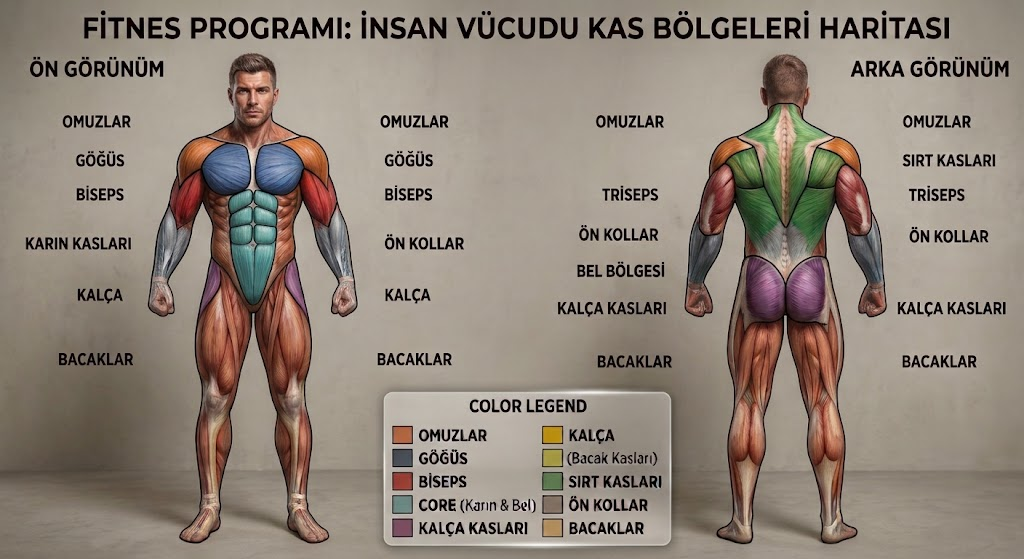
#> input picture tasarim/v26/kaynak/kaslar.jpg, 1024 x 559 px
$ python govde.py
#> lines starting #> are read from the running program, lines starting #| are printed output that depends on the picture; after the words box and inside, x2 and y2 are one past the last pixel; in counts of white or black regions, pixels touching at a corner belong together
# Gri zeminden vücut maskesi: doygunluk tohumu + grabCut, en büyük bağlı bölge
import cv2, numpy as np
src = cv2.imread('kaslar.jpg')
#> src is the input picture: shape (559, 1024, 3); mean B, G, R 121.1, 132.4, 144.2
hsv = cv2.cvtColor(src, cv2.COLOR_BGR2HSV_FULL)
#> hsv: shape (559, 1024, 3); mean H, S, V 28.4, 54.5, 145.2
VIEW = {'front': (130, 48, 375, 552), 'back': (668, 48, 905, 552)}
out = {}
for v, (x0, y0, x1, y1) in VIEW.items():
    c = src[y0:y1, x0:x1]; s = hsv[y0:y1, x0:x1, 1]
    m = np.full(c.shape[:2], cv2.GC_PR_BGD, np.uint8)
    m[s > 90] = cv2.GC_PR_FGD
    m[cv2.erode((s > 110).astype(np.uint8), np.ones((5, 5), np.uint8)) > 0] = cv2.GC_FGD
    m[:, :3] = m[:, -3:] = cv2.GC_BGD; m[:3, :] = cv2.GC_BGD
    bg, fg = np.zeros((1, 65)), np.zeros((1, 65))
    cv2.grabCut(c, m, None, bg, fg, 6, cv2.GC_INIT_WITH_MASK)
    b = ((m == cv2.GC_FGD) | (m == cv2.GC_PR_FGD)).astype(np.uint8)
    n, lab, st, _ = cv2.connectedComponentsWithStats(b, 8)
    b = (lab == 1 + int(np.argmax(st[1:, cv2.CC_STAT_AREA]))).astype(np.uint8)
    # içteki delikleri doldur
    cs, _ = cv2.findContours(b, cv2.RETR_EXTERNAL, cv2.CHAIN_APPROX_NONE)
    b = np.zeros_like(b); cv2.drawContours(b, cs, -1, 1, -1)
    cv2.imwrite(f'body_{v}.png', b * 255)
    dbg = c.copy(); dbg[b == 0] = (dbg[b == 0] * .25).astype(np.uint8)
    out[v] = dbg
#> this loop made 2 passes
#> pass 1, `c = src[y0:y1, x0:x1]`:
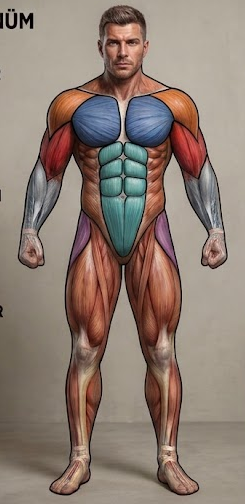
#> c: shape (504, 245, 3); mean B, G, R 114.9, 125.3, 141.6
#> pass 1, `s = hsv[y0:y1, x0:x1, 1]`:
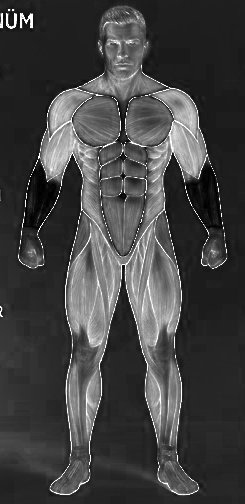
#> s: shape (504, 245); min 0, max 255, mean 65.9
#> pass 1, `cv2.imwrite(f'body_{v}.png', b * 255)`:
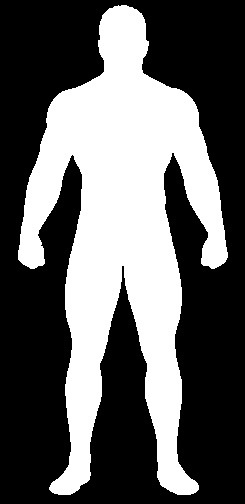
#> saved as body_front.png: shape (504, 245); 37.9% white; 1 white region, box (x1, y1, x2, y2) and area: (18, 5, 228, 495) 46766
#> after the loop:
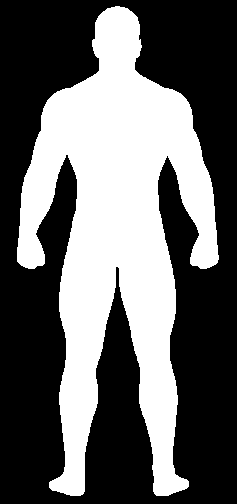
#> b: shape (504, 237); values 0 (black) and 1 (white), 39.5% white; 1 white region, box (x1, y1, x2, y2) and area: (17, 6, 219, 496) 47156
#> after the loop:
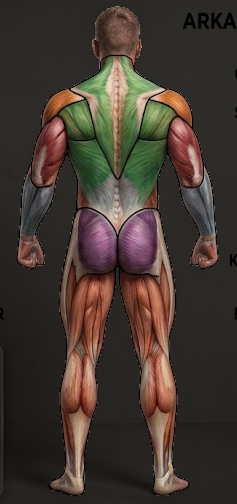
#> dbg: shape (504, 237, 3); mean B, G, R 49.1, 56.8, 67.5
#> after the loop:
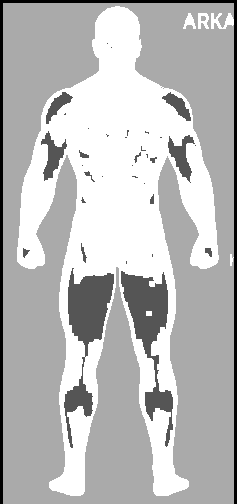
#> m: shape (504, 237); min 0, max 3, mean 2.19; drawn with min black and max white
#> after the loop, out = 2 items
cv2.imwrite('govde_kontrol.png', np.hstack([out['front'], cv2.resize(out['back'], (out['back'].shape[1], out['front'].shape[0]))]))
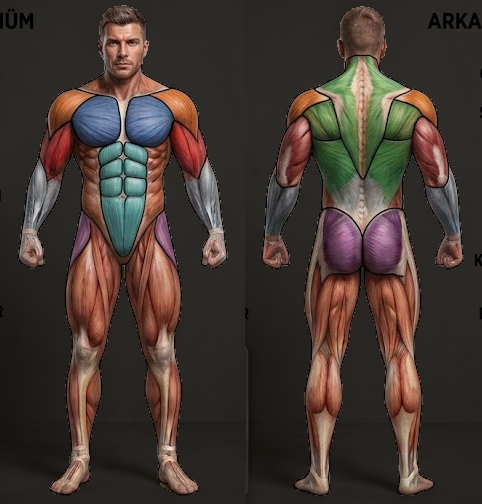
#> saved as govde_kontrol.png: shape (504, 482, 3); mean B, G, R 50.1, 56.2, 67.6
